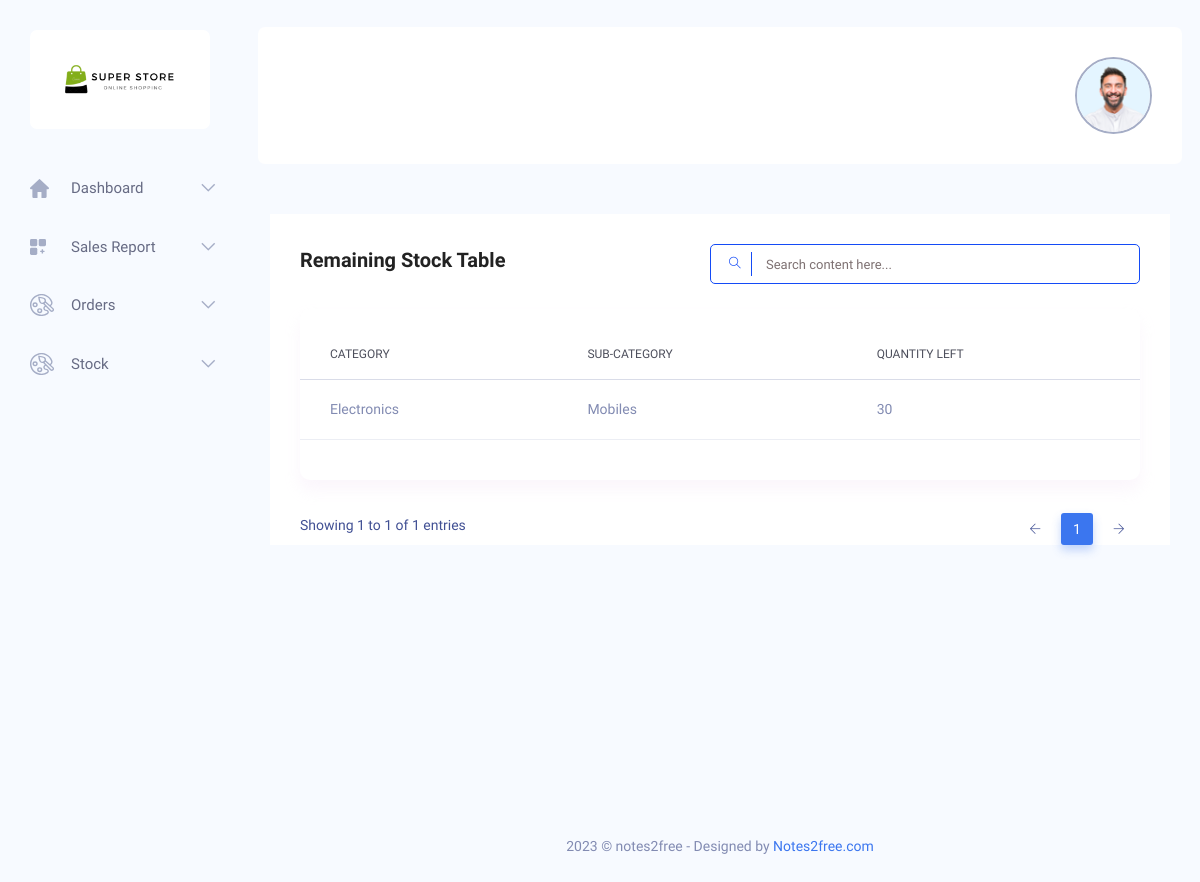
The app's page /Admin/stock.php (signed in) with its own data.
### tables this page shows
CREATE TABLE `stock` (
  `CRY` varchar(20) NOT NULL,
  `SCRY` varchar(20) NOT NULL,
  `QUANT` int(11) NOT NULL,
  `SID` int(11) NOT NULL
);

### Admin/session.php (called while the page is built, shortened)
<?php
$user_check = $_SESSION['login_sales_user'];
$CustID = $user_check;
?>

### Admin/stock.php (the view, shortened to what this page needs)
<?php
include('session.php');
?>
<!DOCTYPE html>
<html lang="zxx">
<head>
    <?php include("./includes/cssheader.php") ?>
</head>
<body class="crm_body_bg">
    <?php include("./includes/sidenavbar.php") ?>
    <section class="main_content dashboard_part">
        <?php include("./includes/topnavbar.php") ?>
        <div class="main_content_iner ">
            <div class="container-fluid plr_30 body_white_bg pt_30">
                <div class="row justify-content-center">
                    <div class="col-12">
                        <div class="QA_section">
                            <div class="white_box_tittle list_header">
                                <h4>Remaining Stock Table</h4>
                                <div class="box_right d-flex lms_block">
                                    <div class="serach_field_2">
                                        <div class="search_inner">
                                            <form active="#">
                                                <div class="search_field">
                                                    <input type="text" placeholder="Search content here...">
                                                </div>
                                                <button type="submit"> <i class="ti-search"></i> </button>
                                            </form>
                                        </div>
                                    </div>
                                </div>
                            </div>
                            <div class="QA_table ">
                                <table class="table lms_table_active">
                                    <thead>
                                        <tr>
                                            <th>Category </th>
                                            <th>Sub-Category</th>
                                            <th>Quantity Left</th>
                                        </tr>
                                    </thead>
                                    <tbody>
                                        <?php
                                        $order59 = "SELECT * FROM stock where SID=$CustID";
                                        $food9 = mysqli_query($conn, $order59);
                                        while ($oss55 = mysqli_fetch_assoc($food9)) {
                                            echo '<tr><td>' . $oss55["CRY"] . "</td><td>" . $oss55["SCRY"] . "</td><td>" . $oss55["QUANT"] . "</td></tr>";
                                        }
                                        ?>
                                    </tbody>
                                </table>
                            </div>
                        </div>
                    </div>
                </div>
            </div>
        </div>
        <div class="footer_part">
            <?php include("./includes/footercopywrite.php") ?>
        </div>
    </section>
</body>
</html>

### records on screen
stock: CRY "Electronics", SCRY "Mobiles", QUANT "30"
